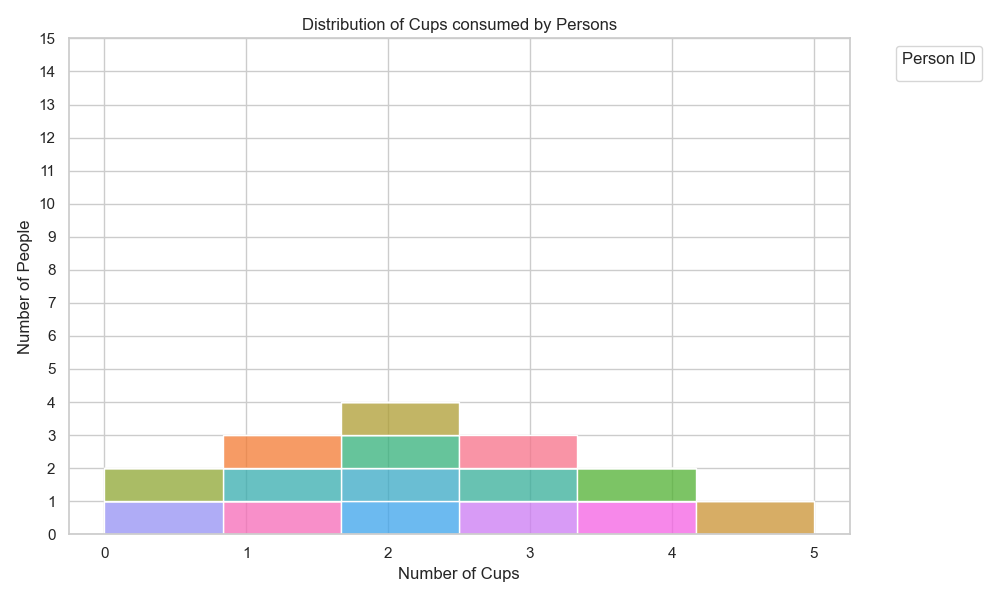

Source code (Python):

import seaborn as sns
import pandas as pd
import matplotlib.pyplot as plt

# Given data
data = [
    {'Person': 'Person 1', 'Cups': 3},
    {'Person': 'Person 2', 'Cups': 1},
    {'Person': 'Person 3', 'Cups': 5},
    {'Person': 'Person 4', 'Cups': 2},
    {'Person': 'Person 5', 'Cups': 0},
    {'Person': 'Person 6', 'Cups': 4},
    {'Person': 'Person 7', 'Cups': 2},
    {'Person': 'Person 8', 'Cups': 3},
    {'Person': 'Person 9', 'Cups': 1},
    {'Person': 'Person 10', 'Cups': 2},
    {'Person': 'Person 11', 'Cups': 2},
    {'Person': 'Person 12', 'Cups': 0},
    {'Person': 'Person 13', 'Cups': 3},
    {'Person': 'Person 14', 'Cups': 4},
    {'Person': 'Person 15', 'Cups': 1}
]

# Convert to DataFrame
df = pd.DataFrame(data)

# Set the aesthetic style of the plots
sns.set_style('whitegrid')

# Set the palette color
sns.set_palette('pastel')

# Create figure and axis
plt.figure(figsize=(10, 6))

# Create histogram
sns.histplot(data=df, x='Cups', bins=6, kde=False, hue='Person', multiple="stack")

# Additional visual encodings
plt.xticks(range(0, 6)) # x-axis labels representing the number of cups
plt.yticks(range(0, len(df) + 1)) # y-axis labels representing frequency
plt.xlabel('Number of Cups') # x-axis label
plt.ylabel('Number of People') # y-axis label
plt.title('Distribution of Cups consumed by Persons') # title
plt.legend(title='Person ID', bbox_to_anchor=(1.05, 1), loc='upper left') # legend outside the plot

# Show the plot
plt.tight_layout()
plt.show()
